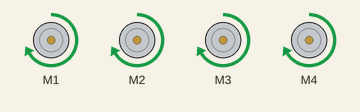
Simulated run of this sketch. Board: Arduino Uno, built with avr-gcc and run on an emulated ATmega328P. Parts: 4 × DC motor (green arrow = forward, orange = backward, longer = faster).

Above: at 1.0 s.
At 3.0 s:
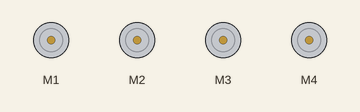
At 5.5 s:
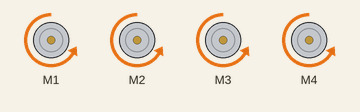
At 10.0 s:
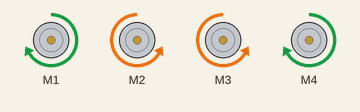
At 12.0 s:
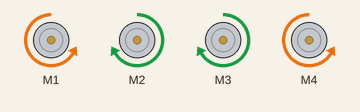
Timing chart, 0 to 16.9 s (numbered marks = the images above):
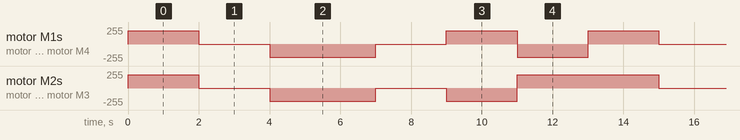

Measured:
- by itself, motor M2, motor M3: repeats every 13.0 s: stopped 2.0 s, backward 200/255 3.0 s, stopped 2.0 s, backward 200/255 2.0 s, forward 200/255 4.0 s
- by itself, motor M1, motor M4: repeats every 13.0 s: stopped 2.0 s, backward 200/255 3.0 s, stopped 2.0 s, forward 200/255 2.0 s, backward 200/255 2.0 s, forward 200/255 2.0 s

The sketch:

4wd_forward_and_backward_LEFT_RIGHT_PAUSE.ino
```cpp
#include <AFMotor.h>

AF_DCMotor motor1(1);
AF_DCMotor motor2(2);
AF_DCMotor motor3(3);
AF_DCMotor motor4(4);
 void straight();
 void reverse();
 void pause();
 void left();
 void right();

void setup()
{
  //Set initial speed of the motor & stop
   motor1.setSpeed(200);
  motor1.run(RELEASE);
   motor2.setSpeed(200);
  motor2.run(RELEASE);
   motor3.setSpeed(200);
  motor3.run(RELEASE);
   motor4.setSpeed(200);
  motor4.run(RELEASE);
}

void loop()
{
 straight();
 delay(2000);
  pause();
 delay(2000);
  reverse();
 delay(3000);
 pause();
 delay(2000);
  left();
 delay(2000);
  right();
 delay(2000);
}

void straight()
{
   motor1.run(FORWARD);
 motor2.run(FORWARD);
 motor3.run(FORWARD);
 motor4.run(FORWARD);
}
void pause()
{
 motor1.run(RELEASE);
 motor2.run(RELEASE);
 motor3.run(RELEASE);
 motor4.run(RELEASE);

}
void reverse()
{
   motor1.run(BACKWARD);
 motor2.run(BACKWARD);
 motor3.run(BACKWARD);
 motor4.run(BACKWARD);
}
void left()
{
   motor1.run(FORWARD);
 motor2.run(BACKWARD);
 motor3.run(BACKWARD);
 motor4.run(FORWARD);
}
void right()
{
   motor1.run(BACKWARD);
 motor2.run(FORWARD);
 motor3.run(FORWARD);
 motor4.run(BACKWARD);
}
```
